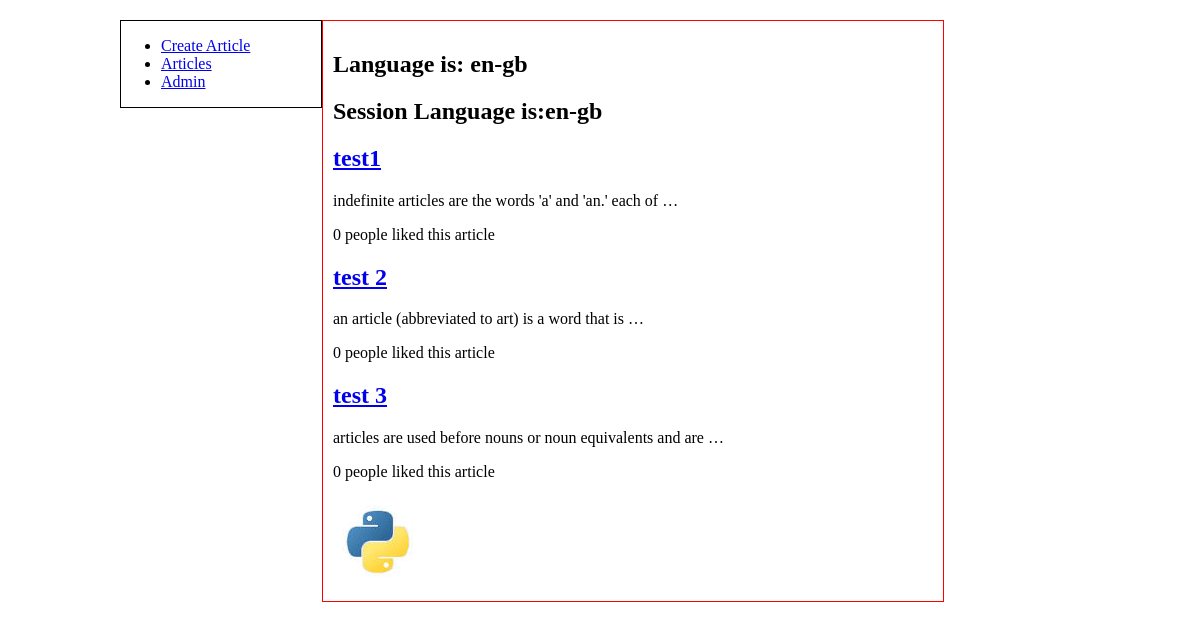
/articles/all/, run on an earlier commit of the app's database.
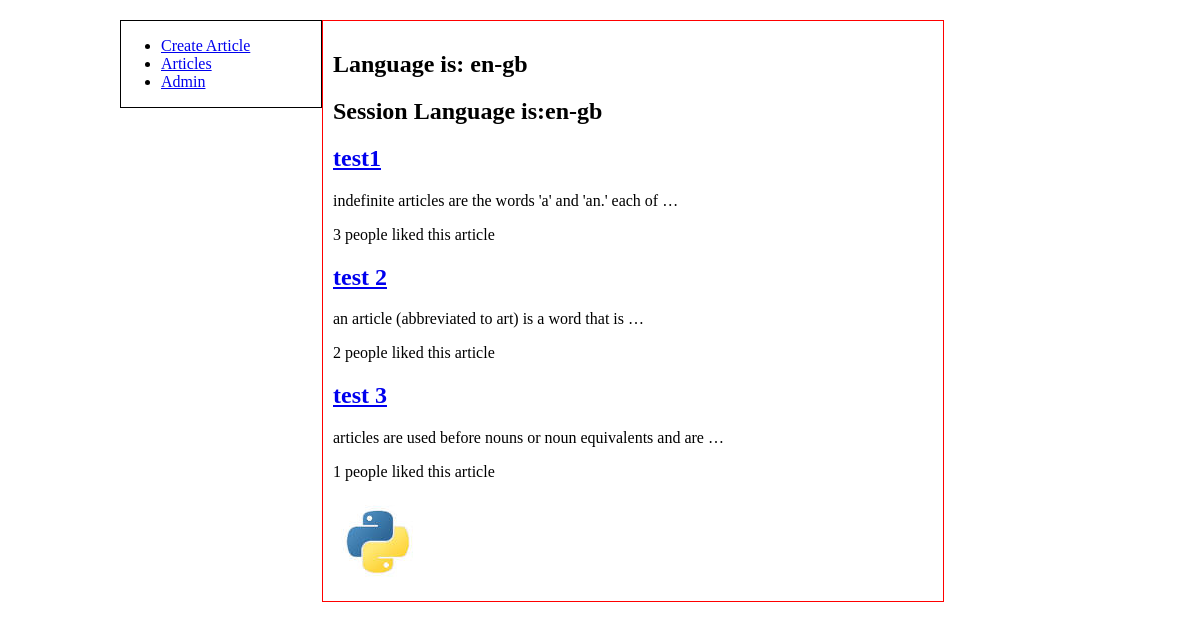
And on a later commit of the database.
### article/models.py (models this page shows, shortened)
class Article(models.Model):
	title = models.CharField(max_length=200)
	body  = models.TextField()
	pub_date = models.DateTimeField('date published')
	likes = models.IntegerField(default=0)

### article/views.py (the view)
# urls.py: url(r'^articles/all/$',articles,name='articles'),
def articles(request):
	language ="en-gb"
	session_language ='en-gb'
	if 'lang' in request.COOKIES:
		language =request.COOKIES['lang']
	if 'lang' in request.session:
		session_language =request.session['lang']
	return render_to_response('articles.html',{'articles':Article.objects.all(),'language':language,'session_language':session_language})

### article/templates/articles.html
{% extends "base.html" %}
{% block sidebar %}
<ul>
	<li><a href="/articles/create">Create Article</a></li>
	<li><a href="/articles/all">Articles</a></li>
	<li><a href="/admin/">Admin</a></li>
{% endblock %}
{% block content %}
<h2> Language is: {{ language }}</h2>
<h2>Session Language is:{{ session_language}}</h2>
{% if articles.count > 0 %}
{% for article in articles %}
<div>
<h2><a href="/article/get/{{ article.id }}/">{{ article.title }}</a></h2>
<p>{{ article.body|lower|truncatewords:"10"}}</p>
<p>{{article.likes}} people liked this article</a></p>
</div>
{% endfor %}
{% else %}
<p>None to show!</p>
{% endif %}
{% endblock %}

What changed in the data, as far as the page shows it:
changed Article "test1": likes "0" → "3"
changed Article "test 2": likes "0" → "2"
changed Article "test 3": likes "0" → "1"
